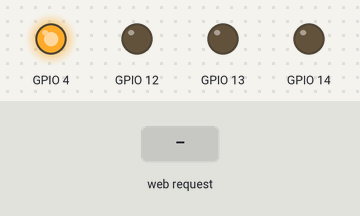
Bench run of a sketch on a simulated ESP8266 (NodeMCU). Parts: output pins drawn as LEDs (lit = HIGH). The inputs (shaded band) are chosen by the test bench. WiFi joins after 1.5 s; servers stay silent unless stated; uploads are accepted with an empty reply.

Above: at 4.4 s.
4.5 s: HTTP request GET /gpio_ON received
At 5.3 s:
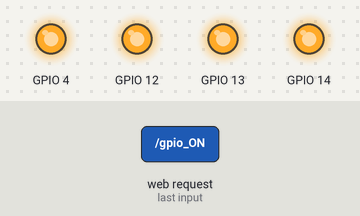
6.0 s: HTTP request GET /gpio_OFF received
At 6.5 s:
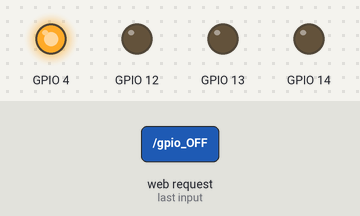
Timing chart, 0 to 9.0 s (numbered marks = the images above; inputs shaded):
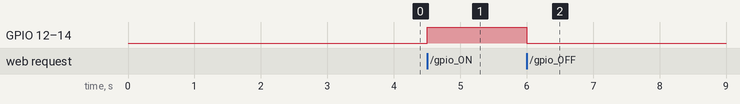

The sketch:

CONTROL_LED.ino
```cpp
#include <ESP8266WiFi.h>
#include <WiFiClient.h>
#include <ESP8266WebServer.h>
#include <ESP8266HTTPUpdateServer.h>
#include <ESP8266HTTPClient.h>

const char* ssid     = "ASUS";
const char* password = "albus4082";

String OBJECT = "Pipeline_1";
String ID     = "Pump";

String host = "http://192.168.1.3:80";
String reg_link = "/oil_depot/reg.php?object="+OBJECT+"&id="+ID;

ESP8266WebServer httpServer(80);
ESP8266HTTPUpdateServer httpUpdater;
HTTPClient httpClient;

void connect_LED(String value)
{
    if (value == "ON") { digitalWrite(4, 1); }
    if (value == "OFF"){ digitalWrite(4, 0); }
}

void setup(void)
{
    WiFi.mode(WIFI_AP_STA);
    WiFi.begin(ssid, password);

    connect_to_WIFI();

    httpUpdater.setup(&httpServer);
    httpServer.begin();
    httpServer.on("/gpio_ON", handleLedOn);
    httpServer.on("/gpio_OFF", handleLedOff);

    pinMode(4,OUTPUT);
    pinMode(12,OUTPUT);
    pinMode(13,OUTPUT);
    pinMode(14,OUTPUT);
}

void connect_to_WIFI()
{
     bool was_disconnect = false;

    while (WiFi.status() != WL_CONNECTED)
    {
        was_disconnect = true;
        connect_LED("OFF");
        delay(3000); // Делаем паузу, чтобы не зависло
    }
    if (was_disconnect)
    {
        registration();
    }

    connect_LED("ON");
}

void handleLedOn() { digitalWrite(14, 1); digitalWrite(12, 1); digitalWrite(13, 1); }
void handleLedOff(){ digitalWrite(14, 0); digitalWrite(12, 0); digitalWrite(13, 0); }


void registration()
{
    httpClient.begin(host + reg_link);
    httpClient.GET();
    httpClient.end();
}


void loop(void)
{
    connect_to_WIFI();
    httpServer.handleClient();
}
```

Measured:
- after the input at 4.5 s, GPIO 12–14: LOW → HIGH at once
- after the input at 6.0 s, GPIO 12–14: HIGH → LOW at once
